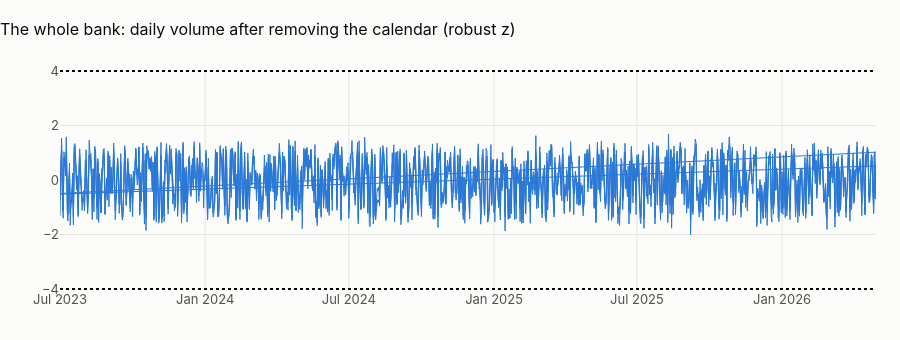

The notebook cell saved with this chart:
### Markdown cell above
## 1 · Abnormal days
Daily transaction counts (local date) are modelled as in notebook 04 (weekday, holiday, long weekend, payday window,
month end, trend; OLS on log counts). A day is abnormal when its residual is more than 4 robust standard deviations
(1.4826 × MAD) from zero: robust, because the abnormal days themselves must not inflate the yardstick.

### Code cell
daily = pl.q("""
    select k.country_code, t.local_date, count(*) as n_tx, sum(t.amount_usd) as usd,
           any_value(k.iso_weekday) as iso_weekday,
           any_value(k.is_holiday::int) as is_holiday, any_value(k.is_long_weekend::int) as is_long_weekend,
           any_value((coalesce(k.days_since_payday, 99) <= 2)::int) as payday_window,
           any_value(k.is_month_end::int) as is_month_end, any_value(k.holiday_name) as holiday_name
    from main.tx_local t join main.calendar_local k
      on k.country_code = t.customer_country_code and k.local_date = t.local_date
    group by 1, 2 order by 1, 2""")
daily["local_date"] = pd.to_datetime(daily.local_date)
daily = country.full_months(daily)
FE = " + C(country_code)" if daily.country_code.nunique() > 1 else ""
daily["log_n"] = np.log(daily.n_tx)
daily["t"] = (daily.local_date - daily.local_date.min()).dt.days / 365.25
m = smf.ols(
    "log_n ~ C(iso_weekday) + is_holiday + is_long_weekend + payday_window + is_month_end + t" + FE,
    data=daily,
).fit()
daily["resid"] = m.resid
mad = 1.4826 * np.median(np.abs(daily.resid - daily.resid.median()))
daily["z"] = (daily.resid - daily.resid.median()) / mad
out = daily[daily.z.abs() > 4]
fig = go.Figure()
fig.add_trace(
    go.Scatter(
        x=daily.local_date,
        y=daily.z,
        mode="lines",
        name="robust z of the residual",
        line=dict(width=1),
    )
)
fig.add_trace(
    go.Scatter(x=out.local_date, y=out.z, mode="markers", name="|z| > 4", marker=dict(size=8))
)
fig.add_hline(y=4, line_dash="dot")
fig.add_hline(y=-4, line_dash="dot")
fig.update_layout(
    title=f"{CTRY.title}: daily volume after removing the calendar (robust z)",
    height=340,
    xaxis_title=None,
)
fig.show()
show(
    out[["country_code", "local_date", "n_tx", "iso_weekday", "holiday_name"]].assign(
        z=out.z.round(2)
    ),
    paging=False,
)
display(
    Markdown(
        f"**{len(out)} abnormal days in {len(daily):,}** (a normal distribution would give about "
        f"{len(daily) * 6.3e-5:.2f} beyond 4σ). "
        + (
            "None: once weekdays are removed, daily volume is pure noise around a flat level, another sign of a generator "
            "with no shocks (no outages, no payroll days, no Hot Sale or Buen Fin)."
            if not len(out)
            else "Inspect them: a real day like this is an outage, a campaign or a data delivery problem."
        )
    )
)

### Figure 1 — Plotly figure (JSON) as saved in the notebook; plotly's stock layout.template omitted (floating-point values rounded to 4 significant figures; data arrays with more than 128 entries replaced by an {"elided": "..."} marker saying what was removed)
{"data": [{"line": {"width": 1}, "mode": "lines", "name": "robust z of the residual", "type": "scatter", "x": {"elided": "3105 str values"}, "y": {"elided": "3105 float values"}}, {"marker": {"size": 8}, "mode": "markers", "name": "|z| > 4", "type": "scatter", "x": [], "y": []}], "layout": {"height": 340, "shapes": [{"line": {"dash": "dot"}, "type": "line", "x0": 0, "x1": 1, "xref": "x domain", "y0": 4, "y1": 4, "yref": "y"}, {"line": {"dash": "dot"}, "type": "line", "x0": 0, "x1": 1, "xref": "x domain", "y0": -4, "y1": -4, "yref": "y"}], "title": {"text": "The whole bank: daily volume after removing the calendar (robust z)"}, "xaxis": {"title": {}}}}
